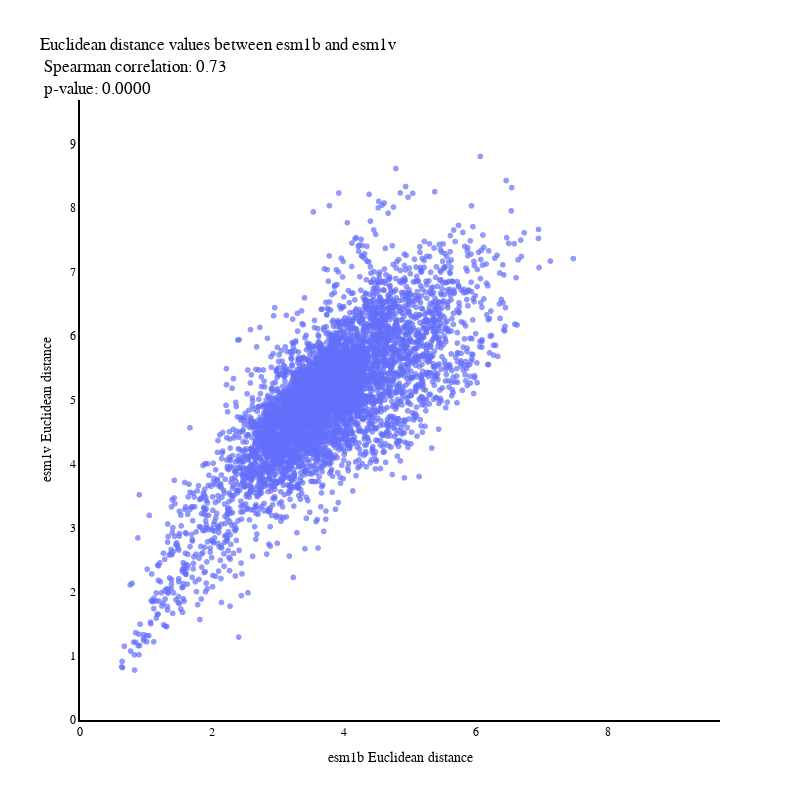

Notebook cell for this chart:
### Markdown cell above
There is a stronger correlation between the pairwise distances between the embeddings of ESM1b and ESM1v compared to ESM1b and ESM2 for the set of sequencs.

### Code cell
emb_handler.plot_emb_dis_scatter(
    emb_space_name_1='esm1b', 
    emb_space_name_2='esm1v', 
    distance_metric = 'euclidean',
)

### Figure 1 — Plotly figure (JSON) as saved in the notebook; plotly's stock layout.template omitted (floating-point values rounded to 4 significant figures; data arrays with more than 128 entries replaced by an {"elided": "..."} marker saying what was removed)
{"data": [{"customdata": {"elided": "5151x1 str values"}, "hovertemplate": "<b>%{hovertext}</b><br><br>esm1b Euclidean distance=%{x}<br>esm1v Euclidean distance=%{y}<br>Sample pair=%{customdata[0]}<extra></extra>", "hovertext": {"elided": "5151 str values"}, "legendgroup": "", "marker": {"color": "#636efa", "opacity": 0.7, "symbol": "circle"}, "mode": "markers", "name": "", "showlegend": false, "type": "scattergl", "x": {"elided": "5151 float values"}, "xaxis": "x", "y": {"elided": "5151 float values"}, "yaxis": "y"}], "layout": {"font": {"color": "black", "family": "Arial", "size": 12}, "height": 800, "legend": {"tracegroupgap": 0}, "title": {"text": "Euclidean distance values between esm1b and esm1v <br> Spearman correlation: 0.73 <br> p-value: 0.0000"}, "width": 800, "xaxis": {"anchor": "y", "domain": [0, 1], "linecolor": "black", "linewidth": 2, "range": [0, 9.691], "showgrid": false, "showline": true, "title": {"text": "esm1b Euclidean distance"}}, "yaxis": {"anchor": "x", "domain": [0, 1], "linecolor": "black", "linewidth": 2, "range": [0, 9.691], "showgrid": false, "showline": true, "title": {"text": "esm1v Euclidean distance"}}}}
